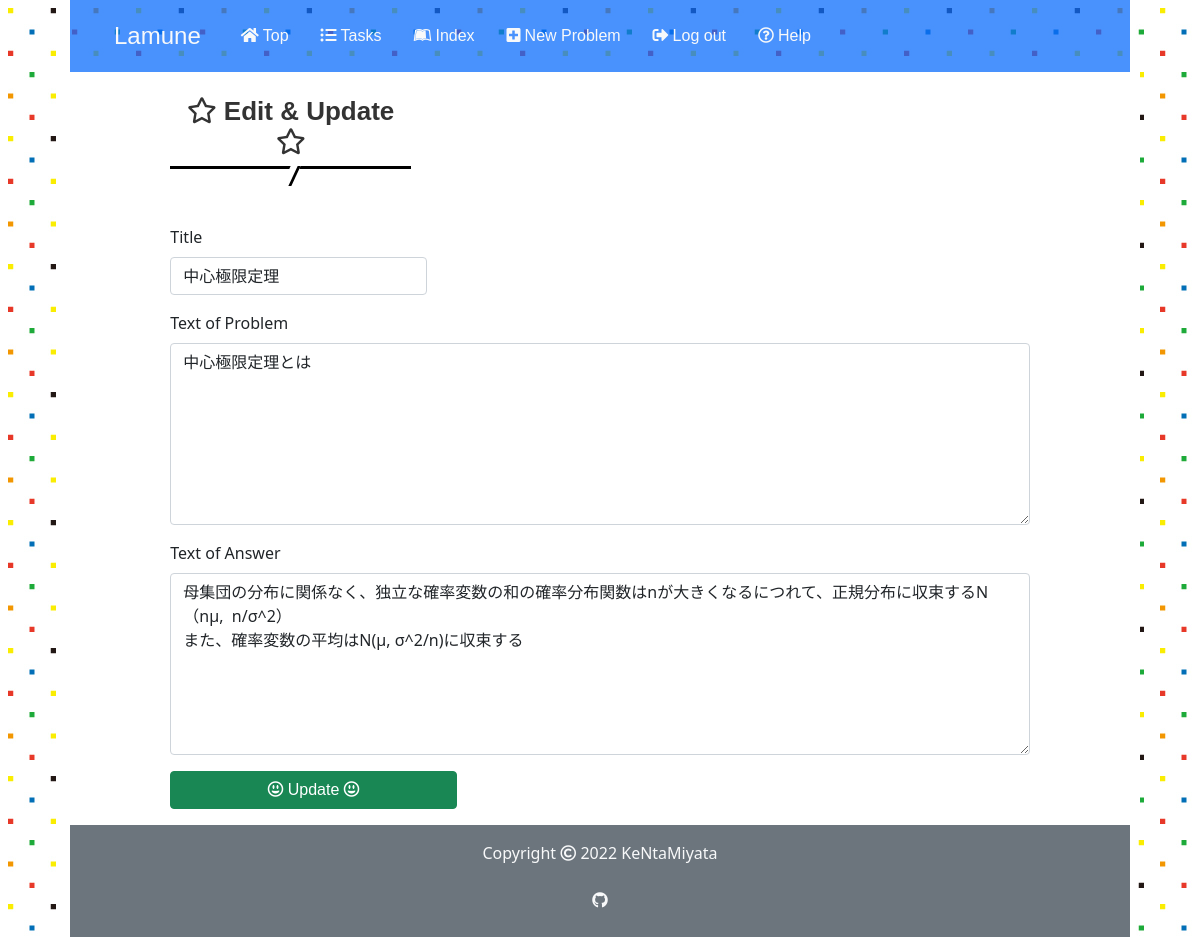
Screenshot of /3/29/update (signed in) with the database file from the repository.
### app.py (models this page shows)
class Problem(db.Model):
    id = db.Column(db.Integer, primary_key=True)
    user_id = db.Column(db.Integer, db.ForeignKey('user.id'), nullable=False)
    title = db.Column(db.String(50), nullable=False)
    body = db.Column(db.String(500), nullable=False)
    answer = db.Column(db.String(500), nullable=False)
    stage = db.Column(db.Integer, default=0)
    last_time = db.Column(db.DateTime, nullable=False,
                          default=datetime.datetime.now(pytz.timezone('Asia/Tokyo')))
    created_at = db.Column(db.DateTime, nullable=False,
                           default=datetime.datetime.now(pytz.timezone('Asia/Tokyo')))
    solved_history = db.Column(db.String)

### app.py (the view)
@app.route('/<int:user_id>/<int:problem_id>/update', methods=["GET", "POST"])
@login_required
def update(user_id, problem_id):
    if user_id != current_user.id:
        return apology("You can't look this page! Get out!", 401)
    problem = Problem.query.get(problem_id)
    if request.method == "POST":
        if not request.form.get("title"):
            print(1)
            return apology("must provide title", 403)
        elif not request.form.get("body"):
            print(2)
            return apology("must provide content", 403)
        elif not request.form.get("answer"):
            print(3)
            return apology("must provide answer", 403)
        problem.title = request.form.get("title")
        problem.body = request.form.get("body")
        problem.answer = request.form.get("answer")
        db.session.commit()
        return redirect(f"/{ user_id }/index")
    else:
        user = current_user
        return render_template("update.html", problem=problem, user=user)

### app.py (called while the page is built)
@app.before_request
def before_request():
    session.permanent = True
    app.permanent_session_lifetime = datetime.timedelta(minutes=30)
    session.modified = True

@login_manager.user_loader
def load_user(user_id):
    return User.query.get(int(user_id))

### templates/update.html (shortened to what this page needs)
{% extends "layout.html" %}
{% block main %}
<div class="row">
    <div class="col-xl-3 col-md-4 col-12 offset-md-1 pt-4">
        <h2><i class="far fa-star"></i> Edit & Update <i class="far fa-star"></i></h2>
    </div>
    <div class="col-10 mx-auto mt-5">
        <form action="/{{ user.id }}/{{ problem.id }}/update" method="POST" class="mx-auto w-100 text-start">
            <div class="mb-3">
                <label class="form-label">Title</label>
                <input autocomplete="off" autofocus class="form-control w-auto" id="title" name="title" placeholder="Title" type="text" value={{ problem.title }} required>
            </div>
            <div class="mb-3">
                <label class="form-label">Text of Problem</label>
                <textarea class="form-control w-100" name="body" type="text" rows="7" required>{{ problem.body }}</textarea>
            </div>
            <div class="mb-3">
                <label class="form-label">Text of Answer</label>
                <textarea class="form-control w-100" name="answer" type="text" rows="7" required>{{ problem.answer }}</textarea>
            </div>
            <div class="mb-3">
                <button class="btn btn-success col-md-4 col-12" type="submit"><i class="far fa-grin-alt"></i> Update <i class="far fa-grin-alt"></i></button>
            </div>
        </form>
    </div>
</div>
{% endblock %}

### static/stylesheet/styles.css (style rules this page uses)
* { padding: 0; margin: 0; box-sizing: border-box; }
.row { margin-left: 0; margin-right: 0; }
body { width: 90%; height: 100%; margin: 0 auto; background-image: url(../images/lamune_side_back.jpg); }
h1, h2, h3, .navbar-brand, .nav-link, .btn { font-family: Chalkduster, "Bradley Hand", "Segoe Print", sans-serif; }
h2 { position: relative; padding-bottom: 0.5rem; border-bottom: 3px solid black; background-color: white; color: #333; font-weight: bold; font-size: 26px; }
h2:before { position: absolute; top: 100%; left: 50%; transform: translateX(-50%) skew(-25deg); height: 20px; width: 10px; border-right: 3px solid black; background-color: white; content: ""; }

### rows the page displays
Problem: title "中心極限定理", body "中心極限定理とは", answer "母集団の分布に関係なく、独立な確率変数の和の確率分布関数はnが大きくなるにつれて、正規分布に収束するN（nμ, n/σ^2） また、確率変数の平均はN(μ, σ^2/n)に収束する"
